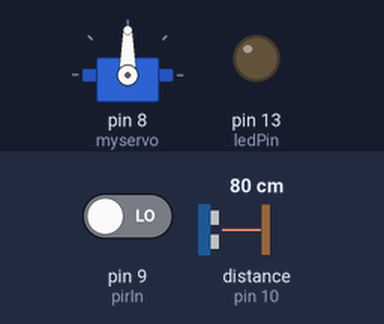
A sketch run on a simulated Arduino Uno, built with avr-gcc and run on an emulated ATmega328P. Shown: servo, output pins drawn as LEDs (lit = HIGH). Inputs (shaded band) come from the test bench; at power-on: pin 9 (pirIn) LOW, distance to the obstacle (sensor on pin 10) 80 cm. The echo pulse lasts 58.3 µs per cm; what the sketch prints to the serial monitor is not drawn.

Above: at 11.7 s.
11.8 s: pin 9 (pirIn) driven HIGH
At 11.95 s:
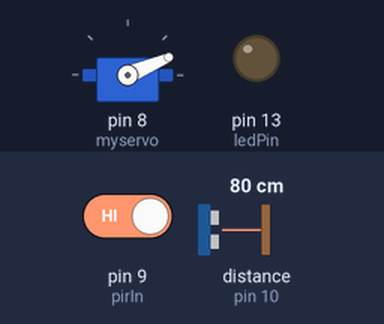
14.8 s: distance to the obstacle (sensor on pin 10) set to 2 cm
At 15.05 s:
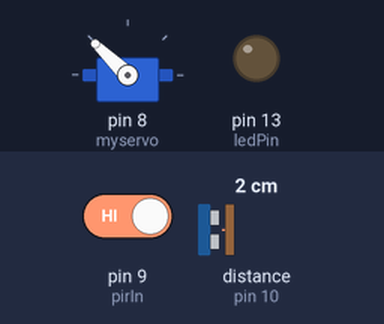
17.8 s: distance to the obstacle (sensor on pin 10) set to 4 cm
At 18.71 s:
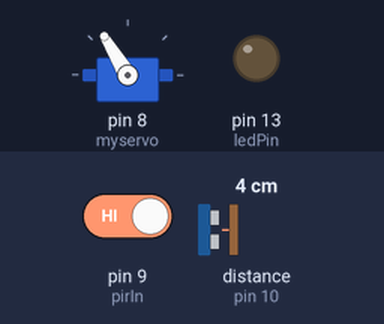
20.8 s: distance to the obstacle (sensor on pin 10) set to 9 cm
Timing chart, 0 to 24.8 s (numbered marks = the images above; inputs shaded):
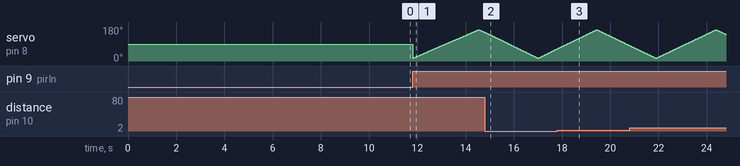

The sketch:

SpundTest.ino
```cpp
#include <NewPing.h>
#include <Servo.h>

int triggerPin = 11;
int echoPin = 10;
int usDistance = 40; //in cm
int pirIn =  9;
int ledPin = 13;
int calibrationTime = 10;  //the time we give the sensor to calibrate (10-60 secs according to the datasheet)
int servo = 8;
NewPing sonar(triggerPin,echoPin,usDistance);
Servo myservo;

void setup() {
pinMode(pirIn, INPUT);
pinMode(ledPin, OUTPUT);
Serial.begin(9600);
myservo.attach(8);

//give the sensor some time to calibrate
  delay(500);
  Serial.print("calibrating sensor for " + calibrationTime);
    for(int i = 0; i < calibrationTime; i++){
      Serial.print(i + 1);
      Serial.print(" ");
      delay(1000);
      }
    Serial.println(" done");
    Serial.println("SENSOR ACTIVE");
    delay(50);
    //Calibration completed
}
void loop() {
  if (digitalRead(pirIn) == HIGH){//Intrudor! Turn on motor and scan with US.
  for(int i = 0; i < 3; i++){ //How many times we want to scan the area
  scan();
  }
  }
}
void scan(){
  int pos = 15;
  for (pos = 15; pos <= 165; pos += 1) { // goes from 0 degrees to 180 degrees
    myservo.write(pos);              // tell servo to go to position in variable 'pos'
    //Send values to Serial
    Serial.print(pos);
    Serial.print(",");
    Serial.print(sonar.ping_cm());
    Serial.print(".");
    delay(15);                       // waits 15 ms for the servo to reach the position
  }
  for (pos = 165; pos >= 15; pos -= 1) { // goes from 180 degrees to 0 degrees
    myservo.write(pos);              // tell servo to go to position in variable 'pos'
    Serial.print(pos);
    Serial.print(",");
    Serial.print(sonar.ping_cm());
    Serial.print(".");
    delay(15);                       // waits 15 ms for the servo to reach the position
  }
}
```
